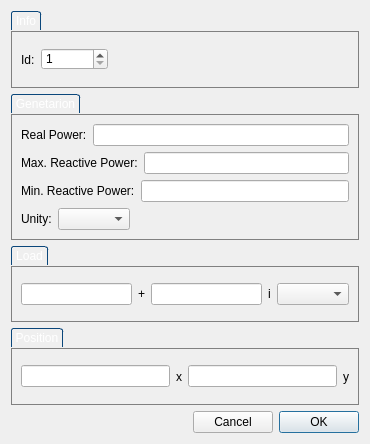
<?xml version="1.0" encoding="UTF-8"?>
<ui version="4.0">
 <class>WindowAddPv</class>
 <widget class="QDialog" name="WindowAddPv">
  <property name="geometry">
   <rect>
    <x>0</x>
    <y>0</y>
    <width>370</width>
    <height>444</height>
   </rect>
  </property>
  <property name="sizePolicy">
   <sizepolicy hsizetype="MinimumExpanding" vsizetype="Fixed">
    <horstretch>0</horstretch>
    <verstretch>0</verstretch>
   </sizepolicy>
  </property>
  <property name="windowTitle">
   <string>Add PV Bar</string>
  </property>
  <layout class="QVBoxLayout" name="verticalLayout_2">
   <item>
    <widget class="QGroupBox" name="groupBox_4">
     <property name="styleSheet">
      <string notr="true">QGroupBox {
border: 1px solid gray;
margin-top: 20px;
}

QGroupBox::title
{
    subcontrol-origin: margin;	
    border-top-left-radius: 3px;
    border-top-right-radius: 3px;
    border: 1px solid #0b477b;
    border-bottom: none;
    background-color: qlineargradient(x1: 0, y1: 0, x2: 0, y2: 1,
        stop: 0 #001520, stop: 1 #000809);
    padding: 2 2px;
    color: white;   
}</string>
     </property>
     <property name="title">
      <string>Info</string>
     </property>
     <layout class="QHBoxLayout" name="horizontalLayout_2">
      <item>
       <widget class="QLabel" name="label">
        <property name="text">
         <string>Id:</string>
        </property>
       </widget>
      </item>
      <item>
       <widget class="QSpinBox" name="id">
        <property name="minimum">
         <number>1</number>
        </property>
        <property name="maximum">
         <number>100000</number>
        </property>
        <property name="singleStep">
         <number>1</number>
        </property>
       </widget>
      </item>
      <item>
       <spacer name="horizontalSpacer">
        <property name="orientation">
         <enum>Qt::Horizontal</enum>
        </property>
        <property name="sizeHint" stdset="0">
         <size>
          <width>40</width>
          <height>20</height>
         </size>
        </property>
       </spacer>
      </item>
     </layout>
    </widget>
   </item>
   <item>
    <widget class="QGroupBox" name="groupBox">
     <property name="styleSheet">
      <string notr="true">QGroupBox {
border: 1px solid gray;
margin-top: 20px;
}

QGroupBox::title
{
    subcontrol-origin: margin;	
    border-top-left-radius: 3px;
    border-top-right-radius: 3px;
    border: 1px solid #0b477b;
    border-bottom: none;
    background-color: qlineargradient(x1: 0, y1: 0, x2: 0, y2: 1,
        stop: 0 #001520, stop: 1 #000809);
    padding: 2 2px;
    color: white;   
}</string>
     </property>
     <property name="title">
      <string>Genetarion</string>
     </property>
     <layout class="QVBoxLayout" name="verticalLayout">
      <item>
       <layout class="QHBoxLayout" name="horizontalLayout_3">
        <item>
         <widget class="QLabel" name="label_2">
          <property name="text">
           <string>Real Power:</string>
          </property>
         </widget>
        </item>
        <item>
         <widget class="QLineEdit" name="Pgen">
          <property name="toolTip">
           <string>Comsumed power</string>
          </property>
          <property name="toolTipDuration">
           <number>1</number>
          </property>
         </widget>
        </item>
       </layout>
      </item>
      <item>
       <layout class="QHBoxLayout" name="horizontalLayout_6">
        <item>
         <widget class="QLabel" name="label_3">
          <property name="text">
           <string>Max. Reactive Power:</string>
          </property>
         </widget>
        </item>
        <item>
         <widget class="QLineEdit" name="QgenMax">
          <property name="toolTip">
           <string>Consumed reactive power</string>
          </property>
          <property name="toolTipDuration">
           <number>1</number>
          </property>
         </widget>
        </item>
       </layout>
      </item>
      <item>
       <layout class="QHBoxLayout" name="horizontalLayout_8">
        <item>
         <widget class="QLabel" name="label_4">
          <property name="text">
           <string>Min. Reactive Power:</string>
          </property>
         </widget>
        </item>
        <item>
         <widget class="QLineEdit" name="QgenMin">
          <property name="toolTip">
           <string>Consumed reactive power</string>
          </property>
          <property name="toolTipDuration">
           <number>1</number>
          </property>
         </widget>
        </item>
       </layout>
      </item>
      <item>
       <layout class="QHBoxLayout" name="horizontalLayout_7">
        <item>
         <widget class="QLabel" name="label_12">
          <property name="text">
           <string>Unity:</string>
          </property>
         </widget>
        </item>
        <item>
         <widget class="QComboBox" name="GenerationUnity"/>
        </item>
        <item>
         <spacer name="horizontalSpacer_3">
          <property name="orientation">
           <enum>Qt::Horizontal</enum>
          </property>
          <property name="sizeHint" stdset="0">
           <size>
            <width>40</width>
            <height>20</height>
           </size>
          </property>
         </spacer>
        </item>
       </layout>
      </item>
     </layout>
    </widget>
   </item>
   <item>
    <widget class="QGroupBox" name="groupBox_2">
     <property name="styleSheet">
      <string notr="true">QGroupBox {
border: 1px solid gray;
margin-top: 20px;
}

QGroupBox::title
{
    subcontrol-origin: margin;	
    border-top-left-radius: 3px;
    border-top-right-radius: 3px;
    border: 1px solid #0b477b;
    border-bottom: none;
    background-color: qlineargradient(x1: 0, y1: 0, x2: 0, y2: 1,
        stop: 0 #001520, stop: 1 #000809);
    padding: 2 2px;
    color: white;   
}</string>
     </property>
     <property name="title">
      <string>Load</string>
     </property>
     <layout class="QHBoxLayout" name="horizontalLayout_4">
      <item>
       <widget class="QLineEdit" name="Pload">
        <property name="toolTip">
         <string>Comsumed power</string>
        </property>
        <property name="toolTipDuration">
         <number>1</number>
        </property>
       </widget>
      </item>
      <item>
       <widget class="QLabel" name="label_10">
        <property name="text">
         <string>+</string>
        </property>
       </widget>
      </item>
      <item>
       <widget class="QLineEdit" name="Qload">
        <property name="toolTip">
         <string>Consumed reactive power</string>
        </property>
        <property name="toolTipDuration">
         <number>1</number>
        </property>
       </widget>
      </item>
      <item>
       <widget class="QLabel" name="label_11">
        <property name="text">
         <string>i</string>
        </property>
       </widget>
      </item>
      <item>
       <widget class="QComboBox" name="LoadUnity"/>
      </item>
     </layout>
    </widget>
   </item>
   <item>
    <widget class="QGroupBox" name="groupBox_3">
     <property name="styleSheet">
      <string notr="true">QGroupBox {
border: 1px solid gray;
margin-top: 20px;
}

QGroupBox::title
{
    subcontrol-origin: margin;	
    border-top-left-radius: 3px;
    border-top-right-radius: 3px;
    border: 1px solid #0b477b;
    border-bottom: none;
    background-color: qlineargradient(x1: 0, y1: 0, x2: 0, y2: 1,
        stop: 0 #001520, stop: 1 #000809);
    padding: 2 2px;
    color: white;   
}</string>
     </property>
     <property name="title">
      <string>Position</string>
     </property>
     <layout class="QHBoxLayout" name="horizontalLayout_5">
      <item>
       <widget class="QLineEdit" name="Px"/>
      </item>
      <item>
       <widget class="QLabel" name="label_7">
        <property name="text">
         <string>x</string>
        </property>
       </widget>
      </item>
      <item>
       <widget class="QLineEdit" name="Py"/>
      </item>
      <item>
       <widget class="QLabel" name="label_8">
        <property name="text">
         <string>y</string>
        </property>
       </widget>
      </item>
     </layout>
    </widget>
   </item>
   <item>
    <layout class="QHBoxLayout" name="horizontalLayout">
     <property name="sizeConstraint">
      <enum>QLayout::SetNoConstraint</enum>
     </property>
     <item>
      <spacer name="horizontalSpacer_2">
       <property name="orientation">
        <enum>Qt::Horizontal</enum>
       </property>
       <property name="sizeType">
        <enum>QSizePolicy::Expanding</enum>
       </property>
       <property name="sizeHint" stdset="0">
        <size>
         <width>40</width>
         <height>20</height>
        </size>
       </property>
      </spacer>
     </item>
     <item>
      <widget class="QPushButton" name="btnCancel">
       <property name="focusPolicy">
        <enum>Qt::TabFocus</enum>
       </property>
       <property name="text">
        <string>Cancel</string>
       </property>
       <property name="autoDefault">
        <bool>false</bool>
       </property>
       <property name="default">
        <bool>false</bool>
       </property>
       <property name="flat">
        <bool>false</bool>
       </property>
      </widget>
     </item>
     <item>
      <widget class="QPushButton" name="btnOk">
       <property name="text">
        <string>OK</string>
       </property>
       <property name="default">
        <bool>true</bool>
       </property>
      </widget>
     </item>
    </layout>
   </item>
  </layout>
 </widget>
 <resources/>
 <connections/>
</ui>
